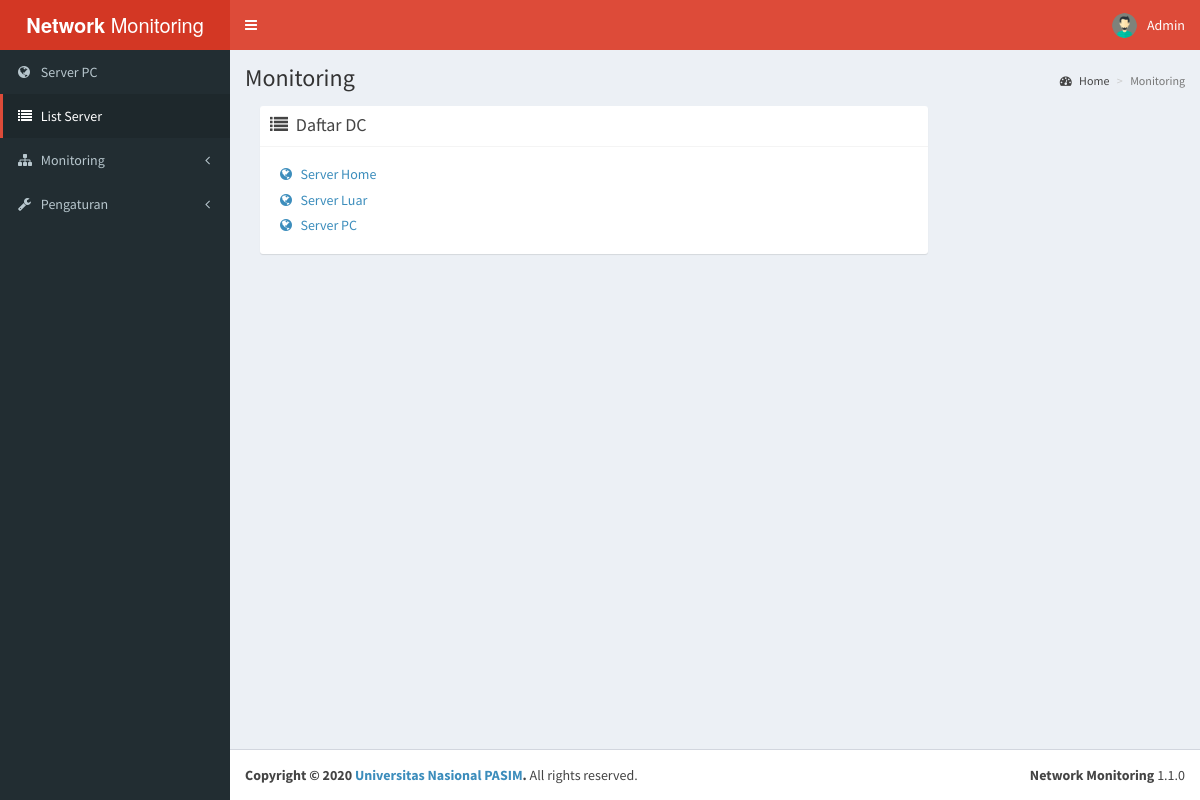
The app's page /stasiun (signed in) with its own data.
### tables this page shows
CREATE TABLE `user` (
  `id_user` int(10) NOT NULL,
  `email_user` varchar(255) NOT NULL,
  `pwd_user` varchar(255) NOT NULL,
  `name_user` varchar(255) NOT NULL
);

CREATE TABLE `blok` (
  `id_blok` int(50) NOT NULL,
  `name_blok` varchar(255) NOT NULL,
  `telp_blok` varchar(100) NOT NULL,
  `add_blok` longtext NOT NULL,
  `sum_client` int(100) NOT NULL,
  `pusat_client` varchar(100) NOT NULL
);

### view/stasiun.php (the view, shortened to what this page needs)
<?php
  if (isset($_GET['id'])) {
      $id_st = mysqli_real_escape_string($conn, $_GET['id']);
      $sql = "SELECT*FROM blok WHERE id_blok='$id_st'";
      $query = $conn->query($sql);
      if ($get = $query->fetch_assoc()) {
          extract($get);
      }
?>
<ul class="nav nav-tabs">
  <li class="active"><a href="#tab-monitoring" data-toggle="tab" aria-expanded="false">Monitoring</a></li>
  <li class=""><a href="#stasiun-info" data-toggle="tab" aria-expanded="true">Info Server</a></li>
  <li class=""><a href="#stasiun-sett" data-toggle="tab" aria-expanded="false">Setting</a></li>
</ul>
<div class="tab-content">
  <div class="tab-pane active" id="tab-monitoring">
    <img src="./lib/img/LoaderIcon.gif" id="loaderIcon" style="display:none" />
    <div id="monitoring"></div>
  </div>
  <div class="tab-pane" id="stasiun-info">
       <?php
            $sql_rq = "SELECT*FROM client WHERE id_blok='$id_blok'";
            $query_rq = $conn->query($sql_rq);
            $total_pc = $query_rq->num_rows;
          ?>
    <div class="panel-body">
        <ul>
            <li>Nama DC : <strong><?php echo $name_blok; ?></strong></li>
            <li>Alamat : <strong><?php echo $add_blok; ?></strong></li>
            <li>Telp : <strong>+<?php echo $telp_blok; ?></strong></li>
            <li>Jumlah Network : <strong><?php echo $total_pc; ?> Network/PC</strong></li>
        </ul>
    </div>
  </div>
  <div class="tab-pane" id="stasiun-sett">
     <button class='btn btn-primary btn-sm' data-toggle='modal' data-target='#editSt'>
        <i class='glyphicon glyphicon-pencil'></i> Edit
    </button>
    <button class='btn btn-danger btn-sm' data-toggle='modal' data-target='#delSt'>
    <i class='glyphicon glyphicon-trash'></i>
     Hapus
    </button>
    <button class='btn btn-success btn-sm' onclick="window.location.href='./asset/proses.php?make_pusat=<?php echo $id_blok; ?>'">
        <i class='glyphicon glyphicon-plus'></i>
         Jadikan blok utama
    </button>
  </div>
</div>
<?php
include 'modal.php';
} else {
    $sql = "SELECT*FROM blok";
    $query = $conn->query($sql);
    echo '<div class="col-md-12">
              <div class="box box-solid">
                <div class="box-header with-border">
                  <i class="fa fa-list"></i>
                  <h3 class="box-title">Daftar DC</h3>
                </div>
                <div class="box-body">
                  <ul class="list-unstyled" style="margin-left:10px;">';
        while ($get = $query->fetch_assoc()) {
            extract($get);
            echo "<li><a href='./stasiun&id=$id_blok'><h5><i class='fa fa-globe'></i>&nbsp;&nbsp; $name_blok</h5></a></li>";
        }
    echo"</ul>
                </div>
              </div>
            </div>";
    }
?>

### view/layout/header.php (shortened to what this page needs)
<?php
$query_us = $conn->query("SELECT*FROM user WHERE id_user='$_SESSION[id]'");
$admin = $query_us->fetch_assoc();
$admin_name = $admin['name_user'];
 ?>
        <a href="home" class="logo">
          <span class="logo-lg"><b>Network</b> Monitoring</span>
        </a>
        <nav class="navbar navbar-static-top" role="navigation">
          <a href="#" class="sidebar-toggle" data-toggle="offcanvas" role="button">
          </a>
          <div class="navbar-custom-menu">
            <ul class="nav navbar-nav">
              <li class="dropdown user user-menu">
                <a href="#" class="dropdown-toggle" data-toggle="dropdown">
                  <img src="asset/dist/img/user2-160x160.jpg" class="user-image" alt="User Image">
                  <span class="hidden-xs"><?php echo $admin_name; ?></span>
                </a>
              </li>
            </ul>
          </div>
        </nav>

### view/layout/sidebar.php (shortened to what this page needs)
<ul class="sidebar-menu">
<?php
    $d_blokx=$conn->query("SELECT (name_blok) FROM blok WHERE pusat_client='1'")->fetch_assoc();
    $nama_blok = $d_blokx['name_blok'];
    $link = array("home", "stasiun", "#", "#");
    $nama = array("$nama_blok", "List Server", "Monitoring", "Pengaturan");
    $icon = array("fa fa-globe", "fa fa-list","fa fa-sitemap", "fa fa-wrench");
    for ($i=0; $i <= count($link)-1 ; $i++) {
      if (strcmp($page, "$link[$i]")==0) {
            $status_l = " class='active'";
          } else {
            $status_l = "";
          }
      if ($nama[$i] === "Monitoring") {
        $right_icon = "<i class='fa fa-angle-left pull-right'></i>";
        $menu_d = "<ul class='treeview-menu'>";
      } elseif ($nama[$i] === "Pengaturan") {
        $right_icon = "<i class='fa fa-angle-left pull-right'></i>";
        $menu_d = "<ul class='treeview-menu'>
        <li>
            <a class='active' href='./log'>Log Laporan Email</a>
        </li>
        <li>
            <a class='active' href='./add_client'>Add Client</a>
        </li>
        <li>
            <a class='active' href='./add_stasiun'>Add Server</a>
        </li>
        <li>
            <a href='./asset/proses.php?logout'>Logout</a>
        </li>
        </ul>";
      } else {
        $right_icon = "";
        $menu_d = "";
      }
      echo "<li $status_l>
              <a href='$link[$i]'>
              <i class='$icon[$i]'></i> <span>$nama[$i]</span> $right_icon
              </a> $menu_d";
              if ($nama[$i]==="Monitoring") {
              echo "</ul>";
              }
      echo "
            </li>";
    }
 ?>
 </ul>

### records on screen
user: name_user "Admin"
blok: name_blok "Server PC", name_blok "List Server", name_blok "Monitoring", name_blok "Pengaturan"
blok: name_blok "Server Home"
blok: name_blok "Server Luar"

### other values on screen
$judul "Monitoring"
